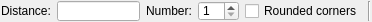
<ui version="4.0" >
 <class>QG_PolylineEquidistantOptions</class>
 <widget class="QWidget" name="QG_PolylineEquidistantOptions" >
  <property name="geometry" >
   <rect>
    <x>0</x>
    <y>0</y>
    <width>372</width>
    <height>22</height>
   </rect>
  </property>
  <property name="sizePolicy" >
   <sizepolicy vsizetype="Preferred" hsizetype="Maximum" >
    <horstretch>0</horstretch>
    <verstretch>0</verstretch>
   </sizepolicy>
  </property>
  <property name="minimumSize" >
   <size>
    <width>350</width>
    <height>22</height>
   </size>
  </property>
  <property name="maximumSize" >
   <size>
    <width>500</width>
    <height>22</height>
   </size>
  </property>
  <property name="windowTitle" >
   <string>Polyline Equidistant Options</string>
  </property>
  <layout class="QHBoxLayout" >
   <property name="leftMargin" >
    <number>1</number>
   </property>
   <property name="topMargin" >
    <number>1</number>
   </property>
   <property name="rightMargin" >
    <number>1</number>
   </property>
   <property name="bottomMargin" >
    <number>1</number>
   </property>
   <item>
    <widget class="QLabel" name="lDist" >
     <property name="sizePolicy" >
      <sizepolicy vsizetype="Fixed" hsizetype="Minimum" >
       <horstretch>0</horstretch>
       <verstretch>0</verstretch>
      </sizepolicy>
     </property>
     <property name="text" >
      <string>Distance:</string>
     </property>
    </widget>
   </item>
   <item>
    <widget class="QLineEdit" name="leDist" >
     <property name="sizePolicy" >
      <sizepolicy vsizetype="Fixed" hsizetype="Preferred" >
       <horstretch>0</horstretch>
       <verstretch>0</verstretch>
      </sizepolicy>
     </property>
     <property name="toolTip" >
      <string>Distance to original entity</string>
     </property>
    </widget>
   </item>
   <item>
    <widget class="QLabel" name="lNumber" >
     <property name="sizePolicy" >
      <sizepolicy vsizetype="Fixed" hsizetype="Minimum" >
       <horstretch>0</horstretch>
       <verstretch>0</verstretch>
      </sizepolicy>
     </property>
     <property name="text" >
      <string>Number:</string>
     </property>
    </widget>
   </item>
   <item>
    <widget class="QSpinBox" name="sbNumber" >
     <property name="toolTip" >
      <string>Number of parallels to create</string>
     </property>
     <property name="minimum" >
      <number>1</number>
     </property>
    </widget>
   </item>
   <item>
    <widget class="QCheckBox" name="cbUseArcs" >
     <property name="text" >
      <string>Rounded corners</string>
     </property>
    </widget>
   </item>
   <item>
    <widget class="Line" name="sep1" >
     <property name="sizePolicy" >
      <sizepolicy vsizetype="Minimum" hsizetype="Fixed" >
       <horstretch>0</horstretch>
       <verstretch>0</verstretch>
      </sizepolicy>
     </property>
     <property name="frameShape" >
      <enum>QFrame::VLine</enum>
     </property>
     <property name="frameShadow" >
      <enum>QFrame::Sunken</enum>
     </property>
    </widget>
   </item>
  </layout>
 </widget>
 <layoutdefault spacing="6" margin="11" />
 <pixmapfunction>qPixmapFromMimeSource</pixmapfunction>
 <includes>
  <include location="local" >rs_polyline.h</include>
  <include location="local" >rs_settings.h</include>
  <include location="local" >rs_actionpolylineequidistant.h</include>
 </includes>
 <resources/>
 <connections/>
</ui>
